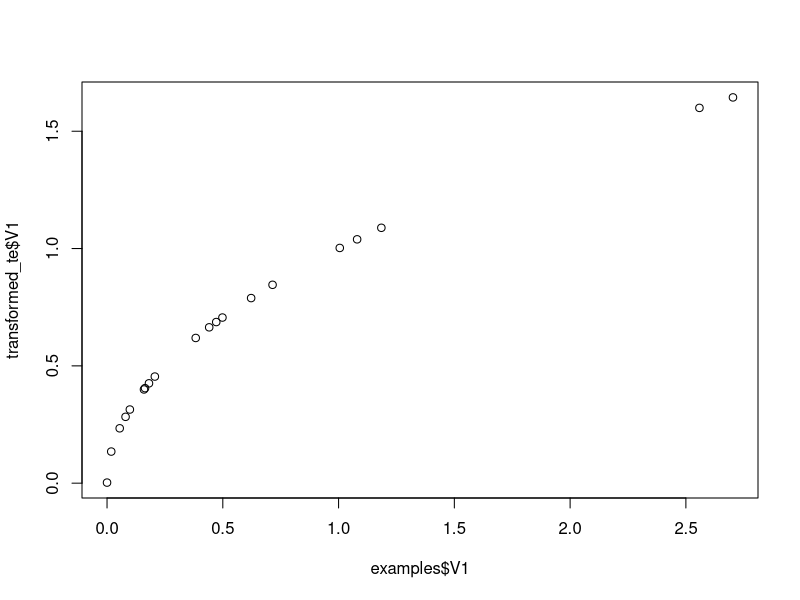

Generate this figure with R:
# r2py crawler metadata
# package: recipes
# source_type: rd_example
# topic: step_sqrt.Rd
# source_file: C:\Users\bened\AppData\Local\R\win-library\4.5\recipes\help
# lines: 17

suppressPackageStartupMessages(library(recipes))
set.seed(313)
examples <- matrix(rnorm(40)^2, ncol = 2)
examples <- as.data.frame(examples)

rec <- recipe(~ V1 + V2, data = examples)

sqrt_trans <- rec |>
  step_sqrt(all_numeric_predictors())

sqrt_obj <- prep(sqrt_trans, training = examples)

transformed_te <- bake(sqrt_obj, examples)
plot(examples$V1, transformed_te$V1)

tidy(sqrt_trans, number = 1)
tidy(sqrt_obj, number = 1)
